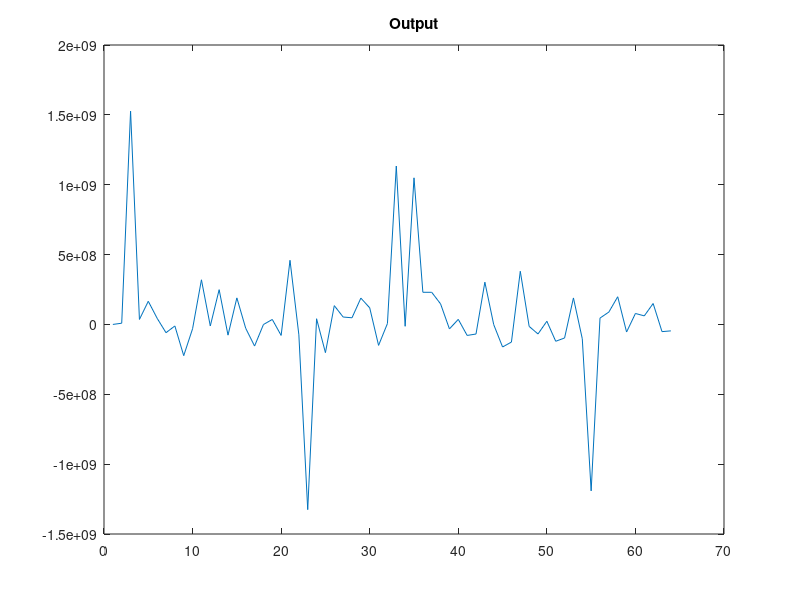

This chart was generated by the following MATLAB code:
%runs the file output from FIR_FileOutput.cpp
clear all;
clc;
s = csvread('datFFT.csv');
%adjust the implied decimal to normal scale
siz = 64;
n = 1/64;
t = 1:1:siz;
figure(5);
plot(t,s);
hold on;
title('Output');